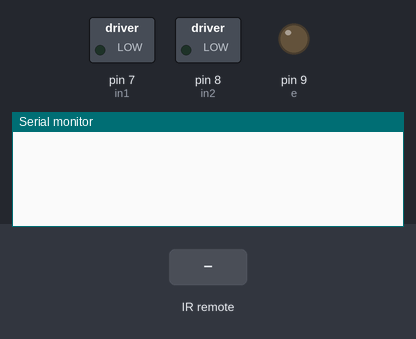
Bench run of a sketch on a simulated Arduino Uno, built with avr-gcc and run on an emulated ATmega328P. Shown: switched loads named in the sketch (green lamp = pin HIGH), output pins drawn as LEDs (lit = HIGH), the last lines printed to the serial monitor. The test bench sets the inputs (shaded band).

Above: at 1.2 s.
1.3 s: infrared code 0x10 received
At 2.5 s:
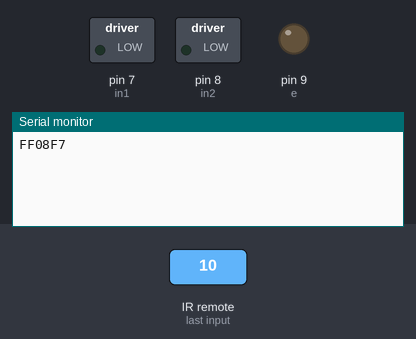
2.8 s: infrared code 0x11 received
At 3.6 s:
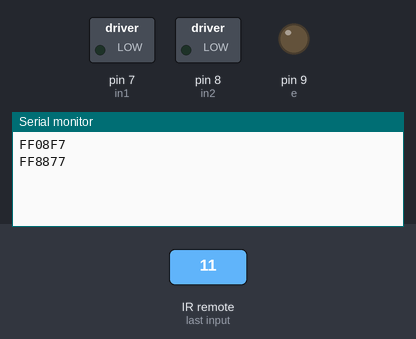

Measured:
- after the input at 1.3 s, the serial monitor: prints a new line at once (image 1)
- after the input at 2.8 s, the serial monitor: prints a new line at once (image 2)

The sketch:

DC.ino
```cpp
#include <IRremote.h>
#include <Servo.h>

const int receiverPin = 3;
IRrecv irrecv(receiverPin);
decode_results results;

int in1 = 7;
int in2 = 8;
int e = 9;

int toc_do = 0;

  void
  setup() {
  pinMode(in1, OUTPUT);
  pinMode(in2, OUTPUT);
  pinMode(e, OUTPUT);

  Serial.begin(9600);

  irrecv.enableIRIn();
}

void translateIR() {
  switch (results.value) {
    // quay thuan
    case 0x10:
      toc_do = 100;
      digitalWrite(in1, LOW);
      digitalWrite(in2, HIGH);
      analogWrite(e, toc_do);
      break;

    // quay nguoc
    case 0x11:
      toc_do = 255;
      digitalWrite(in1, HIGH);
      digitalWrite(in2, LOW);
      analogWrite(e, toc_do);
      break;
  }
}

void loop() {
  if (irrecv.decode(&results)) {

    translateIR();
    Serial.println(results.value, HEX);
    delay(200);
    irrecv.resume();
  }
}

/*
Cách lắp:
- IR:
    + (-): GND
    + pin giữa: 5V
    + pin còn lại: pin D3

- Module L298N:
    + IN1 -> D7
    + IN2 -> D8
    + ENA -> D9 (PWM)
    + OUT1/OUT2 -> Motor DC
    + VCC -> Pin(+), GND nối chung với Arduino
*/
```
